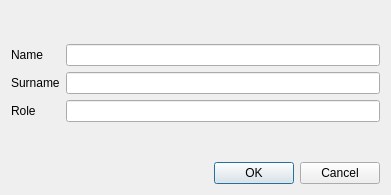
<?xml version="1.0" encoding="UTF-8"?>
<ui version="4.0">
 <class>Add_value</class>
 <widget class="QDialog" name="Add_value">
  <property name="geometry">
   <rect>
    <x>0</x>
    <y>0</y>
    <width>391</width>
    <height>195</height>
   </rect>
  </property>
  <property name="windowTitle">
   <string>Dialog</string>
  </property>
  <layout class="QVBoxLayout" name="verticalLayout">
   <item>
    <layout class="QFormLayout" name="formLayout">
     <item row="1" column="0">
      <widget class="QLabel" name="label">
       <property name="text">
        <string>Name</string>
       </property>
      </widget>
     </item>
     <item row="2" column="0">
      <widget class="QLabel" name="label_2">
       <property name="text">
        <string>Surname</string>
       </property>
      </widget>
     </item>
     <item row="2" column="1">
      <widget class="QLineEdit" name="lineEdit_surname"/>
     </item>
     <item row="3" column="0">
      <widget class="QLabel" name="label_3">
       <property name="text">
        <string>Role</string>
       </property>
      </widget>
     </item>
     <item row="1" column="1">
      <widget class="QLineEdit" name="lineEdit_name"/>
     </item>
     <item row="3" column="1">
      <widget class="QLineEdit" name="lineEdit_role"/>
     </item>
     <item row="0" column="1">
      <spacer name="verticalSpacer">
       <property name="orientation">
        <enum>Qt::Vertical</enum>
       </property>
       <property name="sizeHint" stdset="0">
        <size>
         <width>20</width>
         <height>40</height>
        </size>
       </property>
      </spacer>
     </item>
     <item row="4" column="1">
      <spacer name="verticalSpacer_2">
       <property name="orientation">
        <enum>Qt::Vertical</enum>
       </property>
       <property name="sizeHint" stdset="0">
        <size>
         <width>20</width>
         <height>40</height>
        </size>
       </property>
      </spacer>
     </item>
    </layout>
   </item>
   <item>
    <widget class="QDialogButtonBox" name="buttonBox">
     <property name="orientation">
      <enum>Qt::Horizontal</enum>
     </property>
     <property name="standardButtons">
      <set>QDialogButtonBox::Cancel|QDialogButtonBox::Ok</set>
     </property>
    </widget>
   </item>
  </layout>
 </widget>
 <tabstops>
  <tabstop>lineEdit_name</tabstop>
  <tabstop>lineEdit_surname</tabstop>
  <tabstop>lineEdit_role</tabstop>
 </tabstops>
 <resources/>
 <connections>
  <connection>
   <sender>buttonBox</sender>
   <signal>accepted()</signal>
   <receiver>Add_value</receiver>
   <slot>accept()</slot>
   <hints>
    <hint type="sourcelabel">
     <x>248</x>
     <y>254</y>
    </hint>
    <hint type="destinationlabel">
     <x>157</x>
     <y>274</y>
    </hint>
   </hints>
  </connection>
  <connection>
   <sender>buttonBox</sender>
   <signal>rejected()</signal>
   <receiver>Add_value</receiver>
   <slot>reject()</slot>
   <hints>
    <hint type="sourcelabel">
     <x>316</x>
     <y>260</y>
    </hint>
    <hint type="destinationlabel">
     <x>286</x>
     <y>274</y>
    </hint>
   </hints>
  </connection>
 </connections>
</ui>
